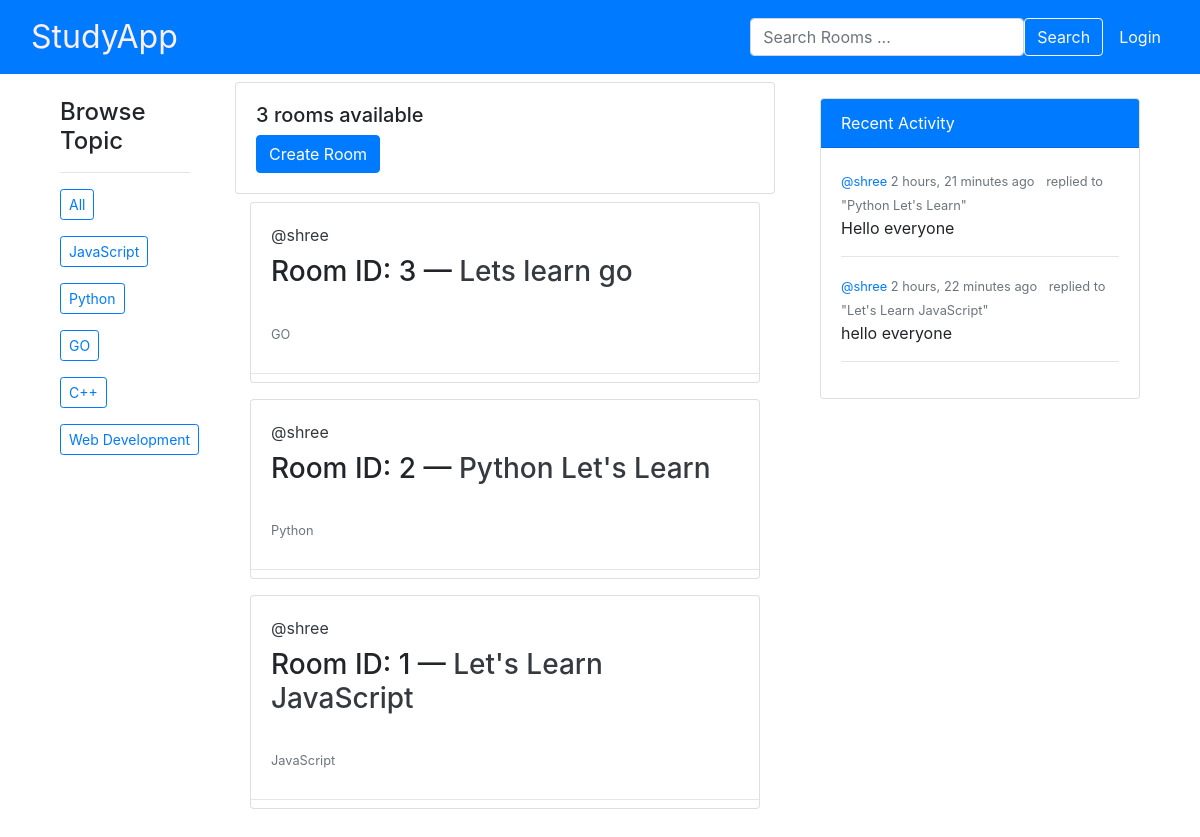
The page / on the database its author committed.
### base/models.py (models this page shows, shortened)
class Topic(models.Model):
    name = models.CharField(max_length=200)

class Room(models.Model):
    host = models.ForeignKey(settings.AUTH_USER_MODEL, on_delete=models.SET_NULL, null=True)
    topic = models.ForeignKey(Topic, on_delete=models.SET_NULL, null=True)
    name = models.CharField(max_length=200)
    description = models.TextField(null=True, blank=True)
    participants = models.ManyToManyField(settings.AUTH_USER_MODEL, related_name='participants', blank=True)
    updated = models.DateTimeField(auto_now=True)
    created = models.DateTimeField(auto_now_add=True)
    class Meta:
        ordering = ['-created', '-updated']
    def __str__(self):
        return self.name

class User(AbstractUser):
    name = models.CharField(max_length=200, null=True)
    email = models.EmailField(unique=True)
    bio = models.TextField(null=True)
    USERNAME_FIELD = 'email'
    REQUIRED_FIELDS = ['username']  # 'username' should remain since AbstractUser requires it unless customized.

class Message(models.Model):
    user = models.ForeignKey(settings.AUTH_USER_MODEL, on_delete=models.CASCADE, default=1)
    room = models.ForeignKey(Room, on_delete=models.CASCADE)
    body = models.TextField()
    updated = models.DateTimeField(auto_now=True)
    created = models.DateTimeField(auto_now_add=True)
    class Meta:
        ordering = ['-created', '-updated']
    def __str__(self):
        return self.body[0:50]

### base/views.py (the view)
# urls.py: path('', view=views.home, name="home"),
def home(request):
    q = request.GET.get('q') if request.GET.get('q') != None else ''
    rooms = Room.objects.filter(
        Q(topic__name__icontains=q) |
        Q(name__icontains=q) |
        Q(description__icontains=q)
    )
    room_count = rooms.count()
    topics = Topic.objects.all()
    room_messages = Message.objects.filter(Q(room__topic__name__icontains=q))
    context = {'rooms':rooms, 'topics': topics, 'room_count':room_count, 'room_messages': room_messages}
    return render(request, "base/home.html", context)

### base/templates/base/home.html
{% extends "base/main.html" %}
{% block content %}
<div class="container">
    <div class="row">
        <div class="col-md-2">
            <div class="mb-2">
                {% include "base/topic_component.html" %}
            </div>
        </div>
        <div class="col-md-6 mt-2">
            <div class="card mb-6">
                <div class="card-body">
                    <h5>{{ room_count }} rooms available</h5>
                    <a href="{% url 'create-room' %}" class="btn btn-primary">Create Room</a>
                </div>
            </div>
            <div class="mb-4">
                {% include "base/feed.html" %}
            </div>
        </div>
        <div class="col-md-4">
            <div class="mb-4">
                {% include "base/activity_component.html" %}
            </div>
        </div>
    </div>
</div>
{% endblock content %}

### base/templates/base/topic_component.html
<div class="container">
    <div class="row">
        <div class="col-md-12">
            <h4 class="mt-4">Browse Topic</h4>
            <hr>
            <div class="mb-3">
                <a href="{% url 'home' %}" class="btn btn-outline-primary btn-sm">All</a>
            </div>
            {% for topic in topics %}
            <div class="mb-3">
                <a href="{% url 'home' %}?q={{ topic.name }}" class="btn btn-outline-primary btn-sm">{{ topic.name }}</a>
            </div>
            {% endfor %}
        </div>
    </div>
</div>

### base/templates/base/feed.html (shortened to what this page needs)
<div class="container">
    <div class="row">
        <div class="col-md-12 mt-2">
            {% for room in rooms %}
            <div class="card mb-3">
                <div class="card-body">
                    <a href="{% url 'user-profile' room.host.id %}" class="text-decoration-none text-dark">
                        @{{ room.host.username }}
                    </a>
                    <h3 class="mt-2">
                        Room ID: {{ room.id }} — <a href="/room/{{ room.id }}" class="text-decoration-none text-dark">{{ room.name }}</a>
                    </h3>
                    <br>
                    <small class="text-muted">{{ room.topic.name }}</small>
                </div>
                <hr class="my-2">
            </div>
            {% endfor %}
        </div>
    </div>
</div>

### base/templates/base/activity_component.html (shortened to what this page needs)
<div class="container">
    <div class="row">
        <div class="col-md-12">
            <div class="card mt-4">
                <div class="card-header bg-primary text-white">
                    Recent Activity
                </div>
                <div class="card-body">
                    {% for message in room_messages %}
                    <div class="mb-3">
                        <small class="text-muted">
                            <a href="{% url 'user-profile' message.user.id %}">
                                @{{ message.user.username }}
                            </a>
                            {{ message.created|timesince }} ago
                        </small>
                        <small class="text-muted ml-2">replied to "{{ message.room }}"</small>
                        <p>{{ message }}</p>
                    </div>
                    <hr>
                    {% endfor %}
                </div>
            </div>
        </div>
    </div>
</div>

### rows shown on the page
Topic: name "JavaScript"
Topic: name "Python"
Topic: name "GO"
Topic: name "C++"
Topic: name "Web Development"
Room: host.username "shree", id "3", name "Lets learn go", topic.name "GO"
Room: host.username "shree", id "2", name "Python Let's Learn", topic.name "Python"
Room: host.username "shree", id "1", name "Let's Learn JavaScript", topic.name "JavaScript"
Message: user.username "shree", created "2 hours, 21 minutes", room "Python Let's Learn", body "Hello everyone"
Message: user.username "shree", created "2 hours, 22 minutes", room "Let's Learn JavaScript", body "hello everyone"

### other values the page prints
{{ room_count }} "3"
